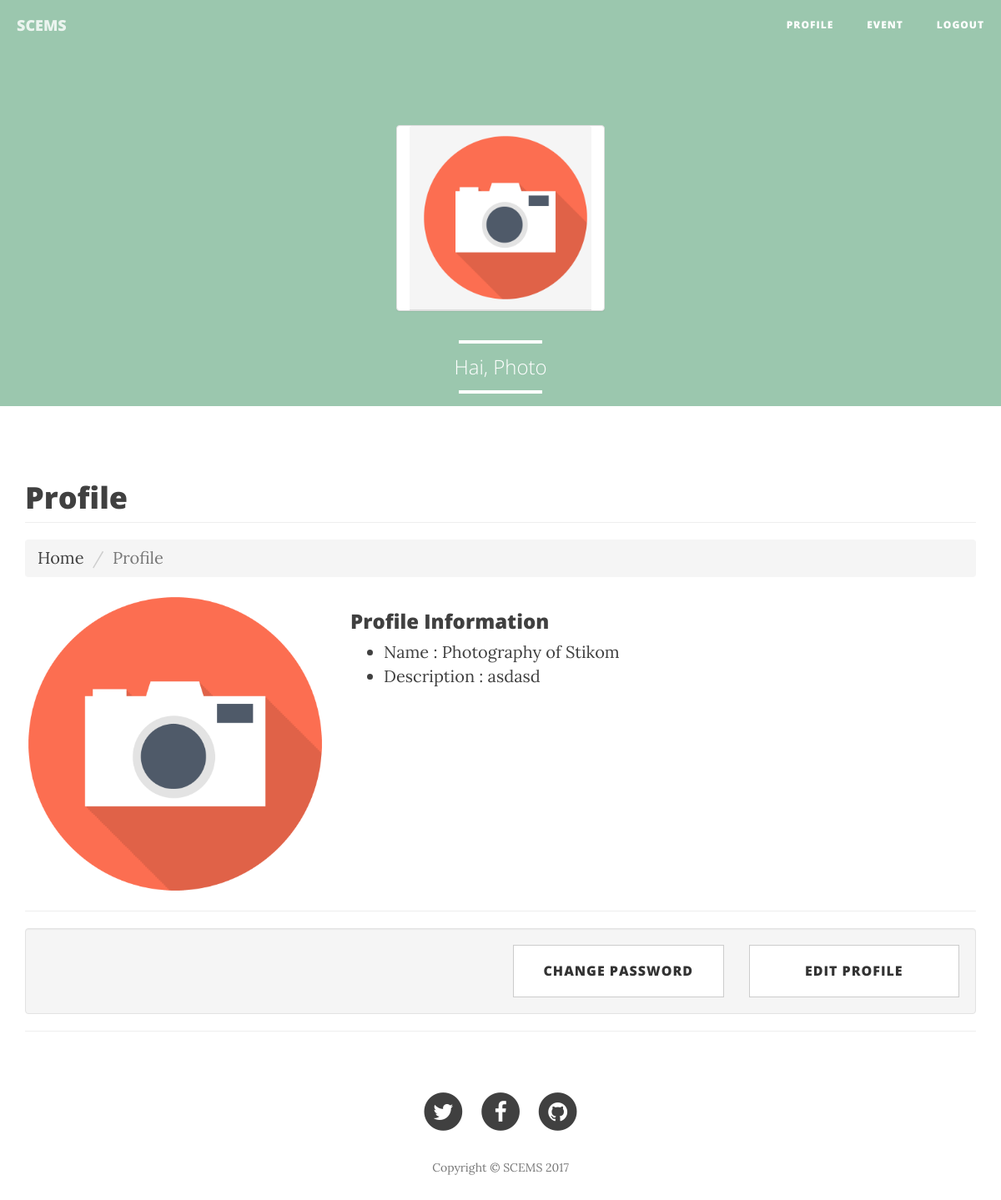
Page /club/profile.php (signed in) on the committed database.
### tables this page shows
CREATE TABLE IF NOT EXISTS `club` (
  `club_id` varchar(11) NOT NULL,
  `club_name` varchar(25) NOT NULL,
  `username` varchar(25) NOT NULL,
  `password` varchar(255) NOT NULL,
  `imagepath` text NOT NULL,
  `club_desc` text NOT NULL
);

### classes/Database.php (called while the page is built, shortened)
<?php
class Database
{
  private static $INSTANCE = null;
  private $mysqli,
          $HOST   = 'localhost',
          $USER   = 'root',
          $PASS   = 'tjpdp0gjdaw',
          $DBNAME = 'SCEM2';
  function __construct()
  {
    $this->mysqli = new mysqli($this->HOST, $this->USER, $this->PASS, $this->DBNAME);
  }
  public static function getInstance()
  {
    if(!isset(self::$INSTANCE)){
      self::$INSTANCE = new Database();
    }
    return self::$INSTANCE;
  }
  public function get_info($table, $column, $value)
  {
    if(!is_int($value))
    {
      $value = "'".$value."'";
    }
    $query = "SELECT * FROM $table WHERE $column = $value";
    $result = $this->mysqli->query($query);
    while($row = $result->fetch_assoc())
    {
      return $row;
    }
  }
}
 ?>

### core/init_inside.php (called while the page is built, shortened)
<?php
$_club = new Club();
 ?>

### classes/Session.php (called while the page is built, shortened)
<?php
class Session{
  public static function get($name)
  {
    return $_SESSION[$name];
  }
}
 ?>

### classes/Club.php (called while the page is built, shortened)
<?php
class Club{
  private $_db;
  public function __construct()
  {
    $this->_db = Database::getInstance();
  }
  public function club_details_profile($value)
  {
    return $this->_db->get_info('club','username',$value);
  }
}
 ?>

### club/profile.php (the view, shortened to what this page needs)
<?php
require_once $_SERVER['DOCUMENT_ROOT']."/core/init_inside.php";
require_once $_SERVER['DOCUMENT_ROOT']."/templates/header_club.php";
 ?>
   <div class="container">
       <div class="row">
           <div class="col-lg-12">
               <h1 class="page-header">Profile
               </h1>
               <ol class="breadcrumb">
                   <li><a href="index.html">Home</a>
                   </li>
                   <li class="active">Profile</li>
               </ol>
           </div>
       </div>
       <div class="row">
           <div class="col-md-4">
               <img class="img-responsive img-hover center-block" src="<?php echo '../assets/img/club/'.$profile['imagepath'].'.png'; ?>" alt="gambar">
           </div>
           <div class="col-md-8">
               <h3>Profile Information</h3>
               <ul>
                   <li>Name : <?php echo $profile['club_name']; ?></li>
                   <li>Description : <?php echo $profile['club_desc']; ?></li>
               </ul>
           </div>
       </div>
   <hr>
        <div class="well">
            <div class="row">
                <div class="col-md-3 col-md-offset-6">
                    <a class="btn btn-lg btn-default btn-block" href="change_password.php">Change Password</a>
                </div>
                <div class="col-md-3">
                    <a class="btn btn-lg btn-default btn-block" href="edit_profile.php">Edit Profile</a>
                </div>
            </div>
        </div>
       <hr>
   </div>
 <?php
require_once $_SERVER['DOCUMENT_ROOT']."/templates/footer_club.php";
  ?>

### templates/header_club.php (shortened to what this page needs)
<?php
require_once "../core/init_inside.php";
$id=Session::get('username');
$profile = $_club->club_details_profile($id);
 ?>
<html lang="en">
<head>
    <link href="../assets/css/bootstrap.min.css" rel="stylesheet">
    <link href="../assets/css/clean-blog.min.css" rel="stylesheet">
    <link href="../assets/css/custom.css" rel="stylesheet">
    <link href="http://maxcdn.bootstrapcdn.com/font-awesome/4.1.0/css/font-awesome.min.css" rel="stylesheet" type="text/css">
</head>
<body>
    <nav class="navbar navbar-default navbar-custom navbar-fixed-top">
        <div class="container-fluid">
            <div class="navbar-header page-scroll">
                <a class="navbar-brand" href="#">SCEMS</a>
            </div>
            <div class="collapse navbar-collapse" id="bs-example-navbar-collapse-1">
                <ul class="nav navbar-nav navbar-right">
                    <li>
                        <a href="profile.php">Profile</a>
                    </li>
                    <li>
                        <a href="club_event.php">Event</a>
                    </li>
                    <li>
                        <a href="../logout.php" >Logout</a>
                    </li>
                </ul>
            </div>
        </div>
    </nav>
    <header class="intro-header" style="background-color: #9bc7ae;">
        <div class="container">
            <div class="row">
                <div class="col-lg-8 col-lg-offset-2 col-md-10 col-md-offset-2">
                    <div class="site-heading">
                          <div class="panel panel-default text-center col-lg-4 col-sm-6 col-lg-offset-4 clearfix">
                              <div class="panel-heading">
                                  <span class="fa-stack fa-5x">
                                        <img src="<?php echo '../assets/img/club/'.$profile['imagepath'].'.png';?>" class="fa fa-stack-1x fa-inverse" alt="Pict"></i>
                                  </span>
                              </div>
                          </div>
                          <div class="col-lg-8 col-lg-offset-2">
                              <hr class="small">
                              <span class="subheading">Hai, <?php echo Session::get('username');?></span>
                              <hr class="small">
                          </div>
                    </div>
                </div>
            </div>
        </div>
    </header>

### rows in the picture
club: imagepath (picture), club_name "Photography of Stikom", club_desc "asdasd"

### other values in the picture
Session::get('username') "Photo"
